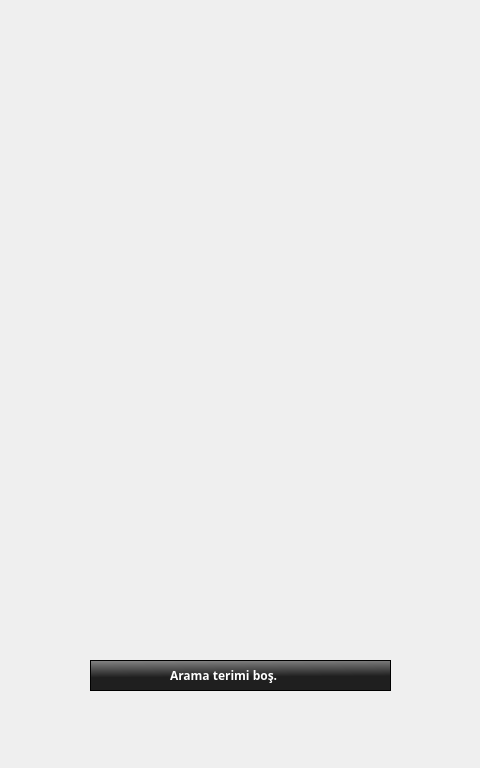
<?xml version="1.0" encoding="UTF-8"?>
<ui version="4.0">
 <class>Form</class>
 <widget class="QWidget" name="Form">
  <property name="geometry">
   <rect>
    <x>0</x>
    <y>0</y>
    <width>480</width>
    <height>768</height>
   </rect>
  </property>
  <property name="windowTitle">
   <string>Form</string>
  </property>
  <property name="styleSheet">
   <string notr="true">background-color:rgba(255, 255, 255, 0
)</string>
  </property>
  <widget class="QFrame" name="frame">
   <property name="geometry">
    <rect>
     <x>90</x>
     <y>660</y>
     <width>301</width>
     <height>31</height>
    </rect>
   </property>
   <property name="font">
    <font>
     <family>Droid Sans</family>
     <weight>75</weight>
     <bold>true</bold>
    </font>
   </property>
   <property name="styleSheet">
    <string notr="true">background-color: qlineargradient(spread:pad, x1:0.35, y1:0.551227, x2:0.321858, y2:0, stop:0 rgba(31, 31, 31, 255), stop:1 rgba(133, 133, 133, 255));</string>
   </property>
   <property name="frameShape">
    <enum>QFrame::StyledPanel</enum>
   </property>
   <property name="frameShadow">
    <enum>QFrame::Raised</enum>
   </property>
   <widget class="QLabel" name="label">
    <property name="geometry">
     <rect>
      <x>80</x>
      <y>0</y>
      <width>151</width>
      <height>31</height>
     </rect>
    </property>
    <property name="font">
     <font>
      <family>Droid Sans</family>
      <pointsize>9</pointsize>
      <weight>75</weight>
      <bold>true</bold>
     </font>
    </property>
    <property name="styleSheet">
     <string notr="true">color: rgb(255, 255, 255);
background-color: rgba(255, 255, 255, 0);</string>
    </property>
    <property name="text">
     <string>Arama terimi boş.</string>
    </property>
   </widget>
  </widget>
 </widget>
 <resources/>
 <connections/>
</ui>
